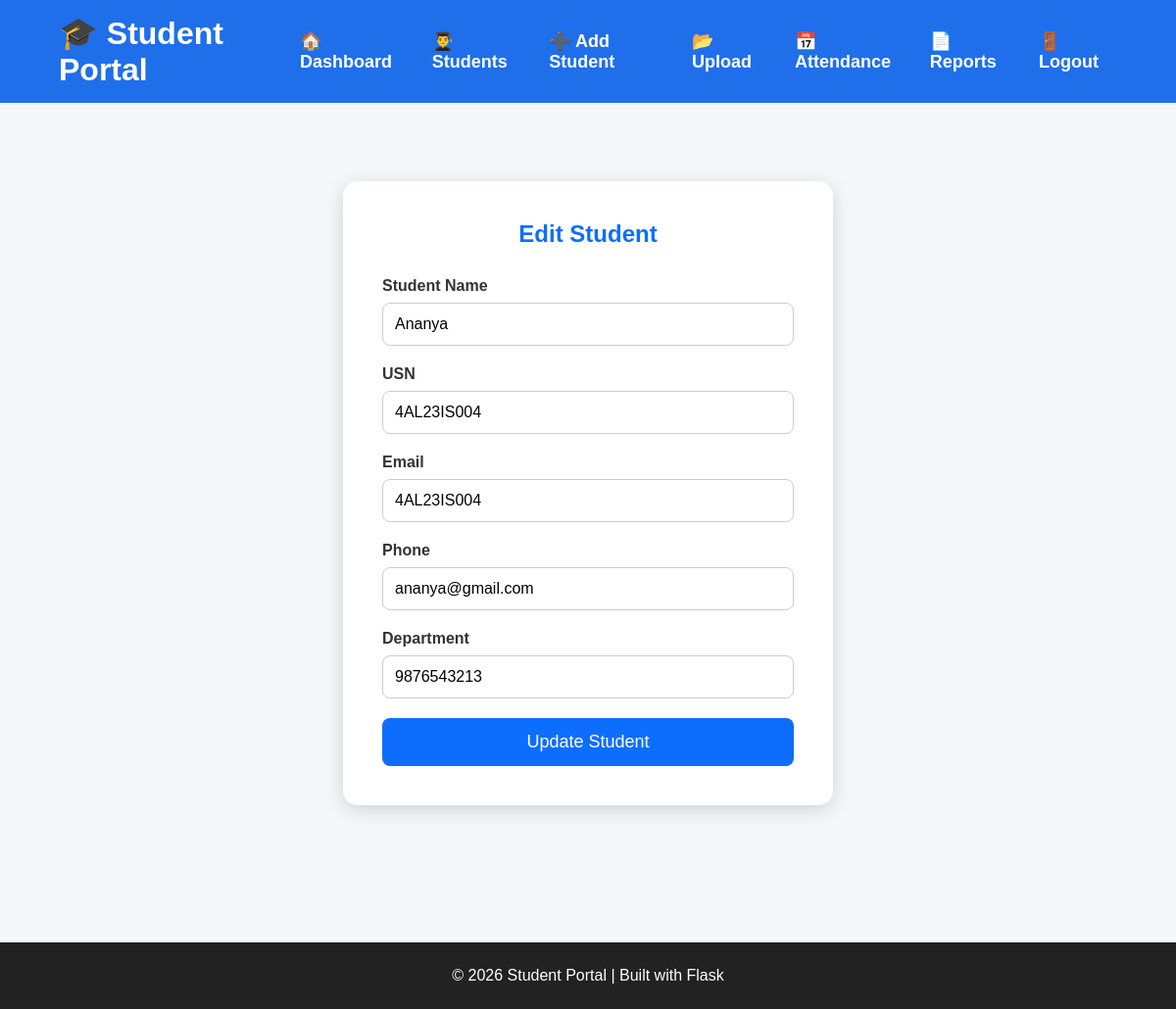
Page /edit-student/1 (signed in) on the committed database.
### tables this page shows
CREATE TABLE students(
        id INTEGER PRIMARY KEY AUTOINCREMENT,
        name TEXT NOT NULL,
        password TEXT NOT NULL,
        usn TEXT NOT NULL UNIQUE,
        email TEXT NOT NULL,
        phone TEXT NOT NULL,
        department TEXT NOT NULL,
        photo TEXT 
    );

### app.py (the view)
@app.route("/edit-student/<int:id>")
@login_required
def edit_student(id):
    try:
        student = get_student_by_id(id)
        if student is None:
            flash("Student not found!", "error")
            return redirect(url_for("student_list"))
        return render_template(
            "edit_student.html",
            student=student
        )
    except Exception as e:
        flash(f"Error loading student: {str(e)}", "error")
        return redirect(url_for("student_list"))

### app.py (called while the page is built)
def login_required(f):
    @wraps(f)
    def decorated_function(*args, **kwargs):
        if "admin" not in session:
            flash("Please login first.", "error")
            return redirect(url_for("home"))
        return f(*args, **kwargs)
    return decorated_function

### database.py (called while the page is built)
def connect_db():
    connection = sqlite3.connect("students.db")
    return connection

def get_student_by_id(student_id):
    connection = connect_db()
    cursor = connection.cursor()
    cursor.execute("SELECT * FROM students WHERE id = ?", (student_id,))
    student = cursor.fetchone()
    connection.close()
    return student

### templates/edit_student.html
{% extends "base.html" %}
{% block content %}
<section class="form-section">
    <div class="form-container">
        <h2>Edit Student</h2>
        <form action="/update-student/{{ student[0] }}" method="POST">
            <div class="form-group">
                <label>Student Name</label>
                <input
                    type="text"
                    name="name"
                    value="{{ student[1] }}"
                    required
                >
            </div>
            <div class="form-group">
                <label>USN</label>
                <input
                    type="text"
                    name="usn"
                    value="{{ student[2] }}"
                    required
                >
            </div>
            <div class="form-group">
                <label>Email</label>
                <input
                    type="email"
                    name="email"
                    value="{{ student[3] }}"
                    required
                >
            </div>
            <div class="form-group">
                <label>Phone</label>
                <input
                    type="text"
                    name="phone"
                    value="{{ student[4] }}"
                    required
                >
            </div>
            <div class="form-group">
                <label>Department</label>
                <input
                    type="text"
                    name="department"
                    value="{{ student[5] }}"
                    required
                >
            </div>
            <button type="submit" class="btn">
                Update Student
            </button>
        </form>
    </div>
</section>
{% endblock %}

### static/css/style.css (style rules this page uses)
* { margin:0; padding:0; box-sizing:border-box; }
body { font-family:Arial, Helvetica, sans-serif; background:#f5f7fb; color:#333; }
.btn { background:#0d6efd; color:white; padding:14px 30px; border-radius:8px; text-decoration:none; transition:.3s; }
.form-section { display:flex; justify-content:center; align-items:center; padding:80px 20px; }
.form-container { background:white; width:500px; padding:40px; border-radius:15px; box-shadow:0 5px 20px rgba(0,0,0,.15); }
.form-container h2 { text-align:center; color:#0d6efd; margin-bottom:30px; }
.form-group { display:flex; flex-direction:column; margin-bottom:20px; }
.form-group label { margin-bottom:8px; font-weight:bold; }
.form-group input, .form-group select { padding:12px; border:1px solid #ccc; border-radius:8px; font-size:16px; outline:none; }
.form-container .btn { width:100%; padding:14px; font-size:18px; border:none; cursor:pointer; }

### rows in the picture
students: name "Ananya", usn "4AL23IS004", email "4AL23IS004", phone "ananya@gmail.com", department "9876543213"
